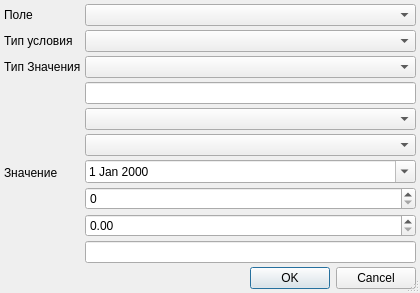
<?xml version="1.0" encoding="UTF-8"?>
<ui version="4.0">
 <class>RCConditionItemEditorDialog</class>
 <widget class="QDialog" name="RCConditionItemEditorDialog">
  <property name="enabled">
   <bool>true</bool>
  </property>
  <property name="geometry">
   <rect>
    <x>0</x>
    <y>0</y>
    <width>420</width>
    <height>263</height>
   </rect>
  </property>
  <property name="windowTitle">
   <string>ChangeMe!</string>
  </property>
  <property name="sizeGripEnabled">
   <bool>true</bool>
  </property>
  <layout class="QGridLayout">
   <property name="margin">
    <number>4</number>
   </property>
   <property name="spacing">
    <number>4</number>
   </property>
   <item row="0" column="1">
    <widget class="CRCFieldsComboBox" name="cmbField"/>
   </item>
   <item row="1" column="1">
    <widget class="CRBComboBox" name="cmbConditionType"/>
   </item>
   <item row="8" column="0" colspan="2">
    <widget class="QDialogButtonBox" name="buttonBox">
     <property name="orientation">
      <enum>Qt::Horizontal</enum>
     </property>
     <property name="standardButtons">
      <set>QDialogButtonBox::Cancel|QDialogButtonBox::Ok</set>
     </property>
    </widget>
   </item>
   <item row="0" column="0">
    <widget class="QLabel" name="lblField">
     <property name="text">
      <string>Поле</string>
     </property>
    </widget>
   </item>
   <item row="1" column="0">
    <widget class="QLabel" name="lblConditionType">
     <property name="text">
      <string>Тип условия</string>
     </property>
    </widget>
   </item>
   <item row="3" column="0">
    <widget class="QLabel" name="lblValue">
     <property name="text">
      <string>Значение</string>
     </property>
     <property name="buddy">
      <cstring>edtValue</cstring>
     </property>
    </widget>
   </item>
   <item row="2" column="1">
    <widget class="CRBComboBox" name="cmbValueType"/>
   </item>
   <item row="2" column="0">
    <widget class="QLabel" name="lblValueType">
     <property name="text">
      <string>Тип Значения</string>
     </property>
    </widget>
   </item>
   <item row="7" column="0">
    <spacer>
     <property name="orientation">
      <enum>Qt::Vertical</enum>
     </property>
     <property name="sizeHint" stdset="0">
      <size>
       <width>73</width>
       <height>41</height>
      </size>
     </property>
    </spacer>
   </item>
   <item row="3" column="1">
    <layout class="QVBoxLayout" name="valueLayout">
     <item>
      <widget class="QLineEdit" name="edtValue">
       <property name="minimumSize">
        <size>
         <width>200</width>
         <height>0</height>
        </size>
       </property>
      </widget>
     </item>
     <item>
      <widget class="CRCFieldsComboBox" name="cmbValueField">
       <property name="sizePolicy">
        <sizepolicy hsizetype="Expanding" vsizetype="Fixed">
         <horstretch>0</horstretch>
         <verstretch>0</verstretch>
        </sizepolicy>
       </property>
      </widget>
     </item>
     <item>
      <widget class="CRCComboBox" name="cmbParams">
       <property name="sizePolicy">
        <sizepolicy hsizetype="Expanding" vsizetype="Fixed">
         <horstretch>0</horstretch>
         <verstretch>0</verstretch>
        </sizepolicy>
       </property>
      </widget>
     </item>
     <item>
      <widget class="QDateEdit" name="edtDate">
       <property name="sizePolicy">
        <sizepolicy hsizetype="Expanding" vsizetype="Fixed">
         <horstretch>0</horstretch>
         <verstretch>0</verstretch>
        </sizepolicy>
       </property>
       <property name="calendarPopup">
        <bool>true</bool>
       </property>
      </widget>
     </item>
     <item>
      <widget class="QSpinBox" name="edtValueInt">
       <property name="sizePolicy">
        <sizepolicy hsizetype="Expanding" vsizetype="Fixed">
         <horstretch>0</horstretch>
         <verstretch>0</verstretch>
        </sizepolicy>
       </property>
       <property name="maximum">
        <number>10000</number>
       </property>
      </widget>
     </item>
     <item>
      <widget class="QDoubleSpinBox" name="edtValueDouble">
       <property name="sizePolicy">
        <sizepolicy hsizetype="Expanding" vsizetype="Fixed">
         <horstretch>0</horstretch>
         <verstretch>0</verstretch>
        </sizepolicy>
       </property>
      </widget>
     </item>
     <item>
      <widget class="CRCFieldLineEdit" name="edtCustom"/>
     </item>
    </layout>
   </item>
  </layout>
 </widget>
 <customwidgets>
  <customwidget>
   <class>CRCFieldsComboBox</class>
   <extends>QComboBox</extends>
   <header>Reports/ReportsConstructor/RCComboBox.h</header>
  </customwidget>
  <customwidget>
   <class>CRBComboBox</class>
   <extends>QComboBox</extends>
   <header>library/crbcombobox.h</header>
  </customwidget>
  <customwidget>
   <class>CRCComboBox</class>
   <extends>QComboBox</extends>
   <header>Reports/ReportsConstructor/RCComboBox.h</header>
  </customwidget>
  <customwidget>
   <class>CRCFieldLineEdit</class>
   <extends>QLineEdit</extends>
   <header>Reports/ReportsConstructor/RCLineEdit.h</header>
  </customwidget>
 </customwidgets>
 <tabstops>
  <tabstop>buttonBox</tabstop>
 </tabstops>
 <resources/>
 <connections>
  <connection>
   <sender>buttonBox</sender>
   <signal>accepted()</signal>
   <receiver>RCConditionItemEditorDialog</receiver>
   <slot>accept()</slot>
   <hints>
    <hint type="sourcelabel">
     <x>203</x>
     <y>164</y>
    </hint>
    <hint type="destinationlabel">
     <x>156</x>
     <y>318</y>
    </hint>
   </hints>
  </connection>
  <connection>
   <sender>buttonBox</sender>
   <signal>rejected()</signal>
   <receiver>RCConditionItemEditorDialog</receiver>
   <slot>reject()</slot>
   <hints>
    <hint type="sourcelabel">
     <x>257</x>
     <y>164</y>
    </hint>
    <hint type="destinationlabel">
     <x>311</x>
     <y>318</y>
    </hint>
   </hints>
  </connection>
 </connections>
</ui>
